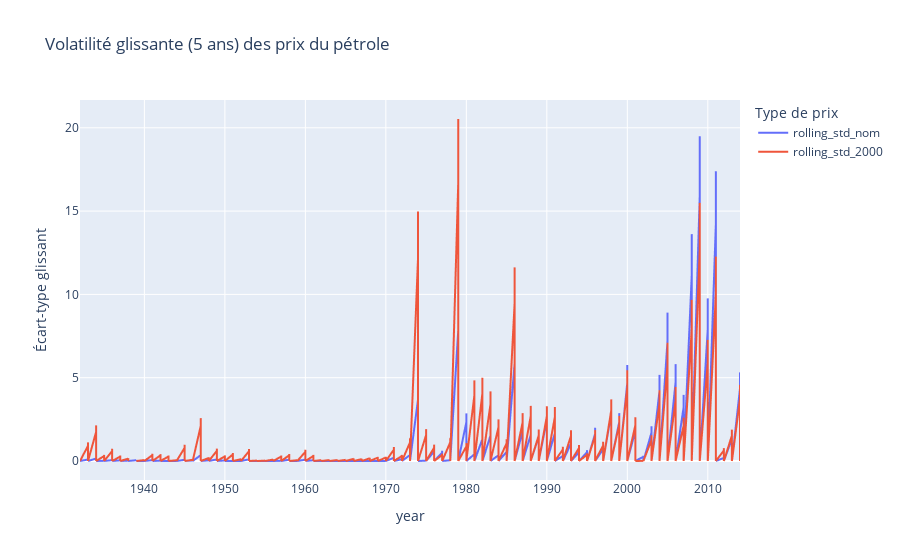

This figure's notebook cell:
### Code cell
# Calcul de l'écart-type glissant sur 5 ans
df_oil = df_oil.sort_values(by="year")
df_oil['rolling_std_nom'] = df_oil['oil_price_nom'].rolling(window=5).std()
df_oil['rolling_std_2000'] = df_oil['oil_price_2000'].rolling(window=5).std()

# Visualisation
fig2 = px.line(
    df_oil,
    x='year',
    y=['rolling_std_nom', 'rolling_std_2000'],
    title="Volatilité glissante (5 ans) des prix du pétrole",
    labels={'value': 'Écart-type glissant', 'variable': 'Type de prix'}
)
fig2.show()

### Figure 1 — Plotly figure (JSON) as saved in the notebook; plotly's stock layout.template omitted (floating-point values rounded to 4 significant figures; data arrays with more than 128 entries replaced by an {"elided": "..."} marker saying what was removed)
{"data": [{"hovertemplate": "Type de prix=rolling_std_nom<br>year=%{x}<br>Écart-type glissant=%{y}<extra></extra>", "legendgroup": "rolling_std_nom", "line": {"color": "#636efa", "dash": "solid"}, "marker": {"symbol": "circle"}, "mode": "lines", "name": "rolling_std_nom", "showlegend": true, "type": "scattergl", "x": {"elided": "10556 int values"}, "xaxis": "x", "y": {"elided": "10556 float values"}, "yaxis": "y"}, {"hovertemplate": "Type de prix=rolling_std_2000<br>year=%{x}<br>Écart-type glissant=%{y}<extra></extra>", "legendgroup": "rolling_std_2000", "line": {"color": "#EF553B", "dash": "solid"}, "marker": {"symbol": "circle"}, "mode": "lines", "name": "rolling_std_2000", "showlegend": true, "type": "scattergl", "x": {"elided": "10556 int values"}, "xaxis": "x", "y": {"elided": "10556 float values"}, "yaxis": "y"}], "layout": {"legend": {"title": {"text": "Type de prix"}, "tracegroupgap": 0}, "title": {"text": "Volatilité glissante (5 ans) des prix du pétrole"}, "xaxis": {"anchor": "y", "domain": [0, 1], "title": {"text": "year"}}, "yaxis": {"anchor": "x", "domain": [0, 1], "title": {"text": "Écart-type glissant"}}}}
